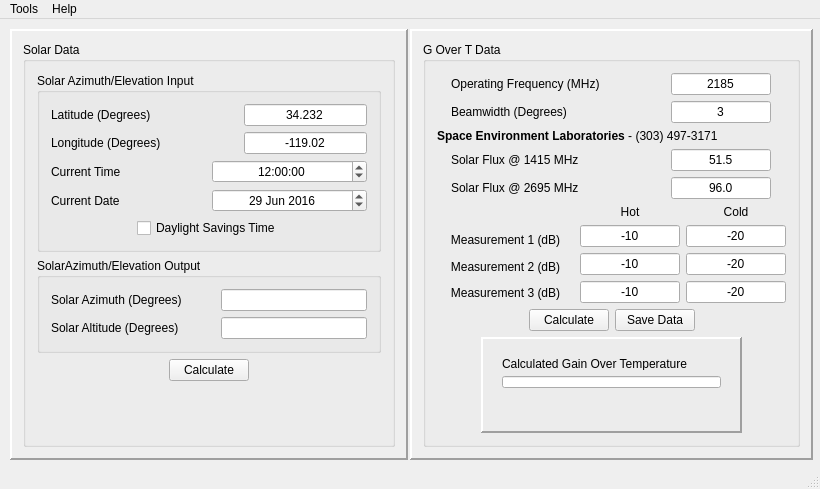
<?xml version="1.0" encoding="UTF-8"?>
<ui version="4.0">
 <class>MainWindow</class>
 <widget class="QMainWindow" name="MainWindow">
  <property name="geometry">
   <rect>
    <x>0</x>
    <y>0</y>
    <width>820</width>
    <height>489</height>
   </rect>
  </property>
  <property name="windowTitle">
   <string>MainWindow</string>
  </property>
  <widget class="QWidget" name="centralWidget">
   <widget class="QFrame" name="frame">
    <property name="geometry">
     <rect>
      <x>10</x>
      <y>10</y>
      <width>398</width>
      <height>431</height>
     </rect>
    </property>
    <property name="minimumSize">
     <size>
      <width>0</width>
      <height>431</height>
     </size>
    </property>
    <property name="toolTip">
     <string>&lt;html&gt;&lt;head/&gt;&lt;body&gt;&lt;p&gt;Use this to calculate the Azimuth and Elevation to which you should set the antenna given your latitude, longitude, time of day, and current date.&lt;/p&gt;&lt;/body&gt;&lt;/html&gt;</string>
    </property>
    <property name="frameShape">
     <enum>QFrame::Panel</enum>
    </property>
    <property name="frameShadow">
     <enum>QFrame::Raised</enum>
    </property>
    <property name="lineWidth">
     <number>2</number>
    </property>
    <layout class="QGridLayout" name="gridLayout_5">
     <item row="0" column="0">
      <widget class="QGroupBox" name="groupBox_3">
       <property name="maximumSize">
        <size>
         <width>1000</width>
         <height>1000</height>
        </size>
       </property>
       <property name="title">
        <string>Solar Data</string>
       </property>
       <property name="flat">
        <bool>false</bool>
       </property>
       <layout class="QGridLayout" name="gridLayout_3">
        <item row="0" column="0">
         <layout class="QVBoxLayout" name="verticalLayout_3">
          <item>
           <widget class="QGroupBox" name="groupBox">
            <property name="title">
             <string>Solar Azimuth/Elevation Input</string>
            </property>
            <layout class="QGridLayout" name="gridLayout">
             <item row="0" column="0">
              <layout class="QVBoxLayout" name="verticalLayout">
               <item>
                <layout class="QHBoxLayout" name="horizontalLayout">
                 <item>
                  <widget class="QLabel" name="label">
                   <property name="text">
                    <string>Latitude (Degrees) </string>
                   </property>
                  </widget>
                 </item>
                 <item>
                  <widget class="QLineEdit" name="lineEditLatitude">
                   <property name="sizePolicy">
                    <sizepolicy hsizetype="Expanding" vsizetype="Fixed">
                     <horstretch>0</horstretch>
                     <verstretch>0</verstretch>
                    </sizepolicy>
                   </property>
                   <property name="maximumSize">
                    <size>
                     <width>123</width>
                     <height>16777215</height>
                    </size>
                   </property>
                   <property name="toolTip">
                    <string>&lt;html&gt;&lt;head/&gt;&lt;body&gt;&lt;p&gt;Latitude of the Antenna&lt;/p&gt;&lt;/body&gt;&lt;/html&gt;</string>
                   </property>
                   <property name="text">
                    <string>34.232</string>
                   </property>
                   <property name="alignment">
                    <set>Qt::AlignCenter</set>
                   </property>
                  </widget>
                 </item>
                </layout>
               </item>
               <item>
                <layout class="QHBoxLayout" name="horizontalLayout_2">
                 <item>
                  <widget class="QLabel" name="label_2">
                   <property name="text">
                    <string>Longitude (Degrees)</string>
                   </property>
                  </widget>
                 </item>
                 <item>
                  <widget class="QLineEdit" name="lineEditLongitude">
                   <property name="maximumSize">
                    <size>
                     <width>123</width>
                     <height>16777215</height>
                    </size>
                   </property>
                   <property name="toolTip">
                    <string>&lt;html&gt;&lt;head/&gt;&lt;body&gt;&lt;p&gt;Longitude of the Antenna&lt;/p&gt;&lt;/body&gt;&lt;/html&gt;</string>
                   </property>
                   <property name="text">
                    <string>-119.02</string>
                   </property>
                   <property name="alignment">
                    <set>Qt::AlignCenter</set>
                   </property>
                  </widget>
                 </item>
                </layout>
               </item>
               <item>
                <layout class="QHBoxLayout" name="horizontalLayout_4">
                 <item>
                  <widget class="QLabel" name="label_6">
                   <property name="text">
                    <string>Current Time</string>
                   </property>
                  </widget>
                 </item>
                 <item>
                  <widget class="QTimeEdit" name="timeEdit">
                   <property name="toolTip">
                    <string>&lt;html&gt;&lt;head/&gt;&lt;body&gt;&lt;p&gt;Current local time&lt;/p&gt;&lt;/body&gt;&lt;/html&gt;</string>
                   </property>
                   <property name="alignment">
                    <set>Qt::AlignCenter</set>
                   </property>
                   <property name="timeSpec">
                    <enum>Qt::LocalTime</enum>
                   </property>
                   <property name="time">
                    <time>
                     <hour>12</hour>
                     <minute>0</minute>
                     <second>0</second>
                    </time>
                   </property>
                  </widget>
                 </item>
                </layout>
               </item>
               <item>
                <layout class="QHBoxLayout" name="horizontalLayout_3">
                 <item>
                  <widget class="QLabel" name="label_7">
                   <property name="text">
                    <string>Current Date</string>
                   </property>
                  </widget>
                 </item>
                 <item>
                  <widget class="QDateEdit" name="dateEdit">
                   <property name="toolTip">
                    <string>&lt;html&gt;&lt;head/&gt;&lt;body&gt;&lt;p&gt;Current date&lt;/p&gt;&lt;/body&gt;&lt;/html&gt;</string>
                   </property>
                   <property name="alignment">
                    <set>Qt::AlignCenter</set>
                   </property>
                   <property name="date">
                    <date>
                     <year>2016</year>
                     <month>6</month>
                     <day>29</day>
                    </date>
                   </property>
                  </widget>
                 </item>
                </layout>
               </item>
              </layout>
             </item>
             <item row="1" column="0" alignment="Qt::AlignHCenter|Qt::AlignVCenter">
              <widget class="QCheckBox" name="checkBoxIsDaylightSavings">
               <property name="text">
                <string>Daylight Savings Time</string>
               </property>
              </widget>
             </item>
            </layout>
           </widget>
          </item>
          <item>
           <widget class="QGroupBox" name="groupBox_2">
            <property name="title">
             <string>SolarAzimuth/Elevation Output</string>
            </property>
            <layout class="QGridLayout" name="gridLayout_2">
             <item row="0" column="0">
              <layout class="QVBoxLayout" name="verticalLayout_2">
               <item>
                <layout class="QHBoxLayout" name="horizontalLayout_5">
                 <item>
                  <widget class="QLabel" name="label_3">
                   <property name="text">
                    <string>Solar Azimuth (Degrees)</string>
                   </property>
                  </widget>
                 </item>
                 <item>
                  <widget class="QLineEdit" name="lineEditSolarAzimuth">
                   <property name="maximumSize">
                    <size>
                     <width>146</width>
                     <height>16777215</height>
                    </size>
                   </property>
                   <property name="toolTip">
                    <string>&lt;html&gt;&lt;head/&gt;&lt;body&gt;&lt;p&gt;The Azimuth of the Sun in relation to North.  This is where you should point the Azimuth during a hot measurement.&lt;/p&gt;&lt;/body&gt;&lt;/html&gt;</string>
                   </property>
                   <property name="alignment">
                    <set>Qt::AlignCenter</set>
                   </property>
                   <property name="readOnly">
                    <bool>true</bool>
                   </property>
                  </widget>
                 </item>
                </layout>
               </item>
               <item>
                <layout class="QHBoxLayout" name="horizontalLayout_6">
                 <item>
                  <widget class="QLabel" name="label_4">
                   <property name="text">
                    <string>Solar Altitude (Degrees)</string>
                   </property>
                  </widget>
                 </item>
                 <item>
                  <widget class="QLineEdit" name="lineEditSolarAltitude">
                   <property name="maximumSize">
                    <size>
                     <width>146</width>
                     <height>16777215</height>
                    </size>
                   </property>
                   <property name="toolTip">
                    <string>&lt;html&gt;&lt;head/&gt;&lt;body&gt;&lt;p&gt;The current Altitude of the Sun. This is where you should point the Elevation during a hot measurement.&lt;/p&gt;&lt;/body&gt;&lt;/html&gt;</string>
                   </property>
                   <property name="alignment">
                    <set>Qt::AlignCenter</set>
                   </property>
                   <property name="readOnly">
                    <bool>true</bool>
                   </property>
                  </widget>
                 </item>
                </layout>
               </item>
              </layout>
             </item>
            </layout>
           </widget>
          </item>
         </layout>
        </item>
        <item row="1" column="0">
         <layout class="QVBoxLayout" name="verticalLayout_9">
          <item>
           <layout class="QHBoxLayout" name="horizontalLayout_7">
            <item>
             <spacer name="horizontalSpacer_2">
              <property name="orientation">
               <enum>Qt::Horizontal</enum>
              </property>
              <property name="sizeHint" stdset="0">
               <size>
                <width>40</width>
                <height>20</height>
               </size>
              </property>
             </spacer>
            </item>
            <item>
             <widget class="QPushButton" name="pushButtonCalculateSolarAzAlt">
              <property name="text">
               <string>Calculate</string>
              </property>
             </widget>
            </item>
            <item>
             <spacer name="horizontalSpacer">
              <property name="orientation">
               <enum>Qt::Horizontal</enum>
              </property>
              <property name="sizeHint" stdset="0">
               <size>
                <width>40</width>
                <height>20</height>
               </size>
              </property>
             </spacer>
            </item>
           </layout>
          </item>
          <item>
           <spacer name="verticalSpacer_2">
            <property name="orientation">
             <enum>Qt::Vertical</enum>
            </property>
            <property name="sizeHint" stdset="0">
             <size>
              <width>20</width>
              <height>40</height>
             </size>
            </property>
           </spacer>
          </item>
         </layout>
        </item>
       </layout>
      </widget>
     </item>
    </layout>
   </widget>
   <widget class="QFrame" name="frame_2">
    <property name="geometry">
     <rect>
      <x>410</x>
      <y>10</y>
      <width>403</width>
      <height>431</height>
     </rect>
    </property>
    <property name="toolTip">
     <string>&lt;html&gt;&lt;head/&gt;&lt;body&gt;&lt;p&gt;Use this to calculate the Gain Over Temperature of the antenna&lt;/p&gt;&lt;/body&gt;&lt;/html&gt;</string>
    </property>
    <property name="frameShape">
     <enum>QFrame::Panel</enum>
    </property>
    <property name="frameShadow">
     <enum>QFrame::Raised</enum>
    </property>
    <property name="lineWidth">
     <number>2</number>
    </property>
    <layout class="QGridLayout" name="gridLayout_6">
     <item row="0" column="0">
      <widget class="QGroupBox" name="groupBox_4">
       <property name="title">
        <string>G Over T Data</string>
       </property>
       <layout class="QGridLayout" name="gridLayout_4">
        <item row="0" column="0">
         <layout class="QVBoxLayout" name="verticalLayout_4">
          <item>
           <layout class="QHBoxLayout" name="horizontalLayout_8">
            <item>
             <widget class="QLabel" name="label_5">
              <property name="maximumSize">
               <size>
                <width>200</width>
                <height>16777215</height>
               </size>
              </property>
              <property name="text">
               <string>Operating Frequency (MHz)</string>
              </property>
             </widget>
            </item>
            <item>
             <widget class="QLineEdit" name="lineEditAntennaFrequency">
              <property name="maximumSize">
               <size>
                <width>100</width>
                <height>16777215</height>
               </size>
              </property>
              <property name="toolTip">
               <string>&lt;html&gt;&lt;head/&gt;&lt;body&gt;&lt;p&gt;The mean operating frequency of the Antenna in question.&lt;/p&gt;&lt;p&gt;Example:&lt;/p&gt;&lt;p&gt;The antenna operates from 1440 MHz to 2400 MHz. The mean operating frequency would be &lt;/p&gt;&lt;p&gt;(1440 + 2400) / 2 = 1920 MHz&lt;/p&gt;&lt;/body&gt;&lt;/html&gt;</string>
              </property>
              <property name="text">
               <string>2185</string>
              </property>
              <property name="alignment">
               <set>Qt::AlignCenter</set>
              </property>
             </widget>
            </item>
           </layout>
          </item>
          <item>
           <layout class="QHBoxLayout" name="horizontalLayout_9">
            <item>
             <widget class="QLabel" name="label_8">
              <property name="maximumSize">
               <size>
                <width>200</width>
                <height>16777215</height>
               </size>
              </property>
              <property name="text">
               <string>Beamwidth (Degrees)</string>
              </property>
             </widget>
            </item>
            <item>
             <widget class="QLineEdit" name="lineEditBeamWidth">
              <property name="maximumSize">
               <size>
                <width>100</width>
                <height>16777215</height>
               </size>
              </property>
              <property name="toolTip">
               <string>&lt;html&gt;&lt;head/&gt;&lt;body&gt;&lt;p&gt;The beamwidth of the Antenna&lt;/p&gt;&lt;/body&gt;&lt;/html&gt;</string>
              </property>
              <property name="text">
               <string>3</string>
              </property>
              <property name="alignment">
               <set>Qt::AlignCenter</set>
              </property>
             </widget>
            </item>
           </layout>
          </item>
          <item>
           <widget class="QLabel" name="label_9">
            <property name="text">
             <string>&lt;html&gt;&lt;head/&gt;&lt;body&gt;&lt;p&gt;&lt;span style=&quot; font-weight:600;&quot;&gt;Space Environment Laboratories&lt;/span&gt; - (303) 497-3171&lt;/p&gt;&lt;/body&gt;&lt;/html&gt;</string>
            </property>
           </widget>
          </item>
          <item>
           <layout class="QHBoxLayout" name="horizontalLayout_11">
            <item>
             <widget class="QLabel" name="labelSolarFluxLower">
              <property name="maximumSize">
               <size>
                <width>200</width>
                <height>16777215</height>
               </size>
              </property>
              <property name="text">
               <string>Solar Flux @ 1415 MHz</string>
              </property>
             </widget>
            </item>
            <item>
             <widget class="QLineEdit" name="lineEditSolarFluxLow">
              <property name="maximumSize">
               <size>
                <width>100</width>
                <height>16777215</height>
               </size>
              </property>
              <property name="toolTip">
               <string>&lt;html&gt;&lt;head/&gt;&lt;body&gt;&lt;p&gt;The Solar Flux at the given frequency&lt;/p&gt;&lt;/body&gt;&lt;/html&gt;</string>
              </property>
              <property name="text">
               <string>51.5</string>
              </property>
              <property name="alignment">
               <set>Qt::AlignCenter</set>
              </property>
             </widget>
            </item>
           </layout>
          </item>
          <item>
           <layout class="QHBoxLayout" name="horizontalLayout_10">
            <item>
             <widget class="QLabel" name="labelSolarFluxUpper">
              <property name="maximumSize">
               <size>
                <width>200</width>
                <height>16777215</height>
               </size>
              </property>
              <property name="text">
               <string>Solar Flux @ 2695 MHz</string>
              </property>
             </widget>
            </item>
            <item>
             <widget class="QLineEdit" name="lineEditSolarFluxHigh">
              <property name="maximumSize">
               <size>
                <width>100</width>
                <height>16777215</height>
               </size>
              </property>
              <property name="toolTip">
               <string>&lt;html&gt;&lt;head/&gt;&lt;body&gt;&lt;p&gt;The Solar Flux at the given frequency&lt;/p&gt;&lt;/body&gt;&lt;/html&gt;</string>
              </property>
              <property name="text">
               <string>96.0</string>
              </property>
              <property name="alignment">
               <set>Qt::AlignCenter</set>
              </property>
             </widget>
            </item>
           </layout>
          </item>
         </layout>
        </item>
        <item row="1" column="0">
         <layout class="QHBoxLayout" name="horizontalLayout_12">
          <item>
           <layout class="QVBoxLayout" name="verticalLayout_8">
            <item>
             <spacer name="verticalSpacer">
              <property name="orientation">
               <enum>Qt::Vertical</enum>
              </property>
              <property name="sizeType">
               <enum>QSizePolicy::Fixed</enum>
              </property>
              <property name="sizeHint" stdset="0">
               <size>
                <width>20</width>
                <height>25</height>
               </size>
              </property>
             </spacer>
            </item>
            <item>
             <widget class="QLabel" name="label_11">
              <property name="text">
               <string>Measurement 1 (dB)</string>
              </property>
              <property name="alignment">
               <set>Qt::AlignCenter</set>
              </property>
             </widget>
            </item>
            <item>
             <widget class="QLabel" name="label_12">
              <property name="text">
               <string>Measurement 2 (dB)</string>
              </property>
              <property name="alignment">
               <set>Qt::AlignCenter</set>
              </property>
             </widget>
            </item>
            <item>
             <widget class="QLabel" name="label_13">
              <property name="text">
               <string>Measurement 3 (dB)</string>
              </property>
              <property name="alignment">
               <set>Qt::AlignCenter</set>
              </property>
             </widget>
            </item>
           </layout>
          </item>
          <item>
           <layout class="QVBoxLayout" name="verticalLayout_5">
            <item>
             <widget class="QLabel" name="label_14">
              <property name="text">
               <string>Hot</string>
              </property>
              <property name="alignment">
               <set>Qt::AlignCenter</set>
              </property>
             </widget>
            </item>
            <item>
             <widget class="QLineEdit" name="lineEditHot1">
              <property name="maximumSize">
               <size>
                <width>100</width>
                <height>16777215</height>
               </size>
              </property>
              <property name="toolTip">
               <string>&lt;html&gt;&lt;head/&gt;&lt;body&gt;&lt;p&gt;Enter the first Hot measurement&lt;/p&gt;&lt;/body&gt;&lt;/html&gt;</string>
              </property>
              <property name="text">
               <string>-10</string>
              </property>
              <property name="alignment">
               <set>Qt::AlignCenter</set>
              </property>
             </widget>
            </item>
            <item>
             <widget class="QLineEdit" name="lineEditHot2">
              <property name="maximumSize">
               <size>
                <width>100</width>
                <height>16777215</height>
               </size>
              </property>
              <property name="toolTip">
               <string>&lt;html&gt;&lt;head/&gt;&lt;body&gt;&lt;p&gt;Enter the second Hot measurement&lt;/p&gt;&lt;/body&gt;&lt;/html&gt;</string>
              </property>
              <property name="text">
               <string>-10</string>
              </property>
              <property name="alignment">
               <set>Qt::AlignCenter</set>
              </property>
             </widget>
            </item>
            <item>
             <widget class="QLineEdit" name="lineEditHot3">
              <property name="maximumSize">
               <size>
                <width>100</width>
                <height>16777215</height>
               </size>
              </property>
              <property name="toolTip">
               <string>&lt;html&gt;&lt;head/&gt;&lt;body&gt;&lt;p&gt;Enter the third Hot measurement&lt;/p&gt;&lt;/body&gt;&lt;/html&gt;</string>
              </property>
              <property name="text">
               <string>-10</string>
              </property>
              <property name="alignment">
               <set>Qt::AlignCenter</set>
              </property>
             </widget>
            </item>
           </layout>
          </item>
          <item>
           <layout class="QVBoxLayout" name="verticalLayout_6">
            <item>
             <widget class="QLabel" name="label_15">
              <property name="text">
               <string>Cold</string>
              </property>
              <property name="alignment">
               <set>Qt::AlignCenter</set>
              </property>
             </widget>
            </item>
            <item>
             <widget class="QLineEdit" name="lineEditCold1">
              <property name="maximumSize">
               <size>
                <width>100</width>
                <height>16777215</height>
               </size>
              </property>
              <property name="toolTip">
               <string>&lt;html&gt;&lt;head/&gt;&lt;body&gt;&lt;p&gt;Enter the first Cold measurement&lt;/p&gt;&lt;/body&gt;&lt;/html&gt;</string>
              </property>
              <property name="text">
               <string>-20</string>
              </property>
              <property name="alignment">
               <set>Qt::AlignCenter</set>
              </property>
             </widget>
            </item>
            <item>
             <widget class="QLineEdit" name="lineEditCold2">
              <property name="maximumSize">
               <size>
                <width>100</width>
                <height>16777215</height>
               </size>
              </property>
              <property name="toolTip">
               <string>&lt;html&gt;&lt;head/&gt;&lt;body&gt;&lt;p&gt;Enter the second Cold measurement&lt;/p&gt;&lt;/body&gt;&lt;/html&gt;</string>
              </property>
              <property name="text">
               <string>-20</string>
              </property>
              <property name="alignment">
               <set>Qt::AlignCenter</set>
              </property>
             </widget>
            </item>
            <item>
             <widget class="QLineEdit" name="lineEditCold3">
              <property name="maximumSize">
               <size>
                <width>100</width>
                <height>16777215</height>
               </size>
              </property>
              <property name="toolTip">
               <string>&lt;html&gt;&lt;head/&gt;&lt;body&gt;&lt;p&gt;Enter the third Cold measurement&lt;/p&gt;&lt;/body&gt;&lt;/html&gt;</string>
              </property>
              <property name="text">
               <string>-20</string>
              </property>
              <property name="alignment">
               <set>Qt::AlignCenter</set>
              </property>
             </widget>
            </item>
           </layout>
          </item>
         </layout>
        </item>
        <item row="2" column="0">
         <layout class="QHBoxLayout" name="horizontalLayout_16">
          <item>
           <spacer name="horizontalSpacer_6">
            <property name="orientation">
             <enum>Qt::Horizontal</enum>
            </property>
            <property name="sizeHint" stdset="0">
             <size>
              <width>40</width>
              <height>20</height>
             </size>
            </property>
           </spacer>
          </item>
          <item>
           <widget class="QPushButton" name="pushButtonCalculateGot">
            <property name="text">
             <string>Calculate</string>
            </property>
           </widget>
          </item>
          <item>
           <widget class="QPushButton" name="pushButtonSave">
            <property name="text">
             <string>Save Data</string>
            </property>
           </widget>
          </item>
          <item>
           <spacer name="horizontalSpacer_7">
            <property name="orientation">
             <enum>Qt::Horizontal</enum>
            </property>
            <property name="sizeHint" stdset="0">
             <size>
              <width>40</width>
              <height>20</height>
             </size>
            </property>
           </spacer>
          </item>
         </layout>
        </item>
        <item row="3" column="0">
         <layout class="QHBoxLayout" name="horizontalLayout_17">
          <item>
           <spacer name="horizontalSpacer_8">
            <property name="orientation">
             <enum>Qt::Horizontal</enum>
            </property>
            <property name="sizeHint" stdset="0">
             <size>
              <width>40</width>
              <height>20</height>
             </size>
            </property>
           </spacer>
          </item>
          <item>
           <widget class="QFrame" name="frame_3">
            <property name="minimumSize">
             <size>
              <width>261</width>
              <height>71</height>
             </size>
            </property>
            <property name="frameShape">
             <enum>QFrame::Panel</enum>
            </property>
            <property name="frameShadow">
             <enum>QFrame::Raised</enum>
            </property>
            <property name="lineWidth">
             <number>2</number>
            </property>
            <widget class="QWidget" name="layoutWidget">
             <property name="geometry">
              <rect>
               <x>10</x>
               <y>10</y>
               <width>241</width>
               <height>52</height>
              </rect>
             </property>
             <layout class="QVBoxLayout" name="verticalLayout_7">
              <item>
               <widget class="QLabel" name="label_16">
                <property name="text">
                 <string>Calculated Gain Over Temperature</string>
                </property>
               </widget>
              </item>
              <item>
               <widget class="QLineEdit" name="lineEditGotOutput">
                <property name="cursor">
                 <cursorShape>IBeamCursor</cursorShape>
                </property>
                <property name="toolTip">
                 <string>&lt;html&gt;&lt;head/&gt;&lt;body&gt;&lt;p&gt;The calculated output of Gain Over Temperature given all the variables entered into the G Over T Data pane&lt;/p&gt;&lt;/body&gt;&lt;/html&gt;</string>
                </property>
                <property name="alignment">
                 <set>Qt::AlignCenter</set>
                </property>
                <property name="readOnly">
                 <bool>true</bool>
                </property>
               </widget>
              </item>
             </layout>
            </widget>
           </widget>
          </item>
          <item>
           <spacer name="horizontalSpacer_9">
            <property name="orientation">
             <enum>Qt::Horizontal</enum>
            </property>
            <property name="sizeHint" stdset="0">
             <size>
              <width>40</width>
              <height>20</height>
             </size>
            </property>
           </spacer>
          </item>
         </layout>
        </item>
        <item row="4" column="0">
         <layout class="QHBoxLayout" name="horizontalLayout_13"/>
        </item>
       </layout>
      </widget>
     </item>
    </layout>
   </widget>
  </widget>
  <widget class="QMenuBar" name="menuBar">
   <property name="geometry">
    <rect>
     <x>0</x>
     <y>0</y>
     <width>820</width>
     <height>25</height>
    </rect>
   </property>
   <widget class="QMenu" name="menuHelp">
    <property name="title">
     <string>Help</string>
    </property>
    <addaction name="actionHowTo"/>
    <addaction name="actionAbout"/>
   </widget>
   <widget class="QMenu" name="menuTools">
    <property name="title">
     <string>Tools</string>
    </property>
    <addaction name="actionOptions"/>
   </widget>
   <addaction name="menuTools"/>
   <addaction name="menuHelp"/>
  </widget>
  <widget class="QStatusBar" name="statusBar"/>
  <action name="actionHowTo">
   <property name="text">
    <string>How To</string>
   </property>
  </action>
  <action name="actionAbout">
   <property name="text">
    <string>About</string>
   </property>
  </action>
  <action name="actionOptions">
   <property name="text">
    <string>Options</string>
   </property>
  </action>
 </widget>
 <layoutdefault spacing="6" margin="11"/>
 <tabstops>
  <tabstop>lineEditLatitude</tabstop>
  <tabstop>lineEditLongitude</tabstop>
  <tabstop>timeEdit</tabstop>
  <tabstop>dateEdit</tabstop>
  <tabstop>lineEditSolarAzimuth</tabstop>
  <tabstop>lineEditSolarAltitude</tabstop>
  <tabstop>pushButtonCalculateSolarAzAlt</tabstop>
  <tabstop>lineEditAntennaFrequency</tabstop>
  <tabstop>lineEditBeamWidth</tabstop>
  <tabstop>lineEditSolarFluxLow</tabstop>
  <tabstop>lineEditSolarFluxHigh</tabstop>
  <tabstop>lineEditHot1</tabstop>
  <tabstop>lineEditCold1</tabstop>
  <tabstop>lineEditHot2</tabstop>
  <tabstop>lineEditCold2</tabstop>
  <tabstop>lineEditHot3</tabstop>
  <tabstop>lineEditCold3</tabstop>
  <tabstop>pushButtonCalculateGot</tabstop>
  <tabstop>lineEditGotOutput</tabstop>
 </tabstops>
 <resources/>
 <connections/>
</ui>
